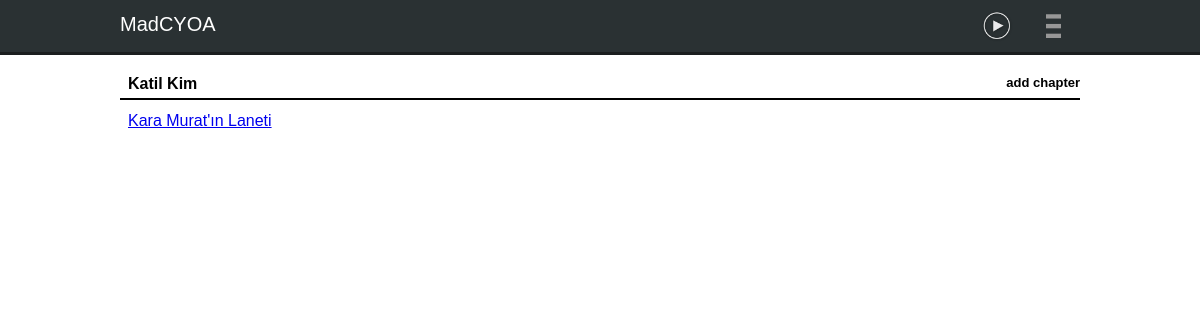
Before: /accounts/stories/ (signed in) with the older database file.
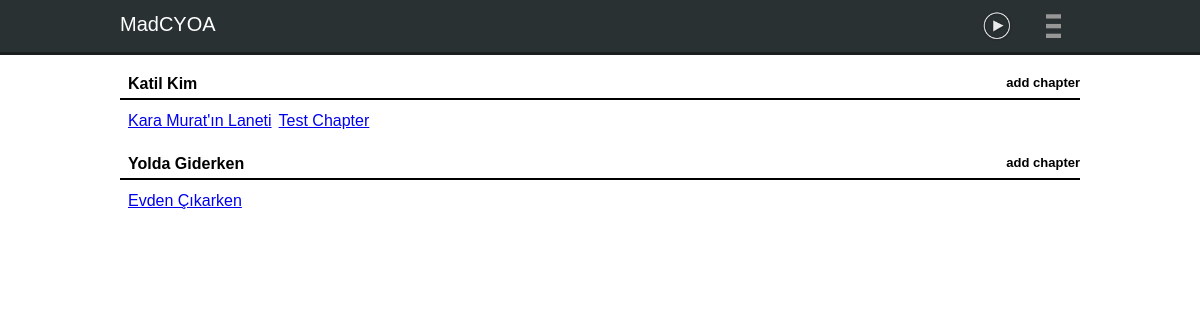
After: the same page with the newer database file.
### stories/models.py (models this page shows)
class Displayable(models.Model):
    name = models.CharField(max_length=100, null=True, blank=True)
    slug = AutoSlugField(populate_from="name", unique=True, null=True, blank=True)
    text = models.TextField(null=True, blank=True)
    sort_order = models.IntegerField(default=1)
    class Meta:
        abstract = True
        ordering = ("sort_order",)
    def __unicode__(self):
        return u"%s" % self.name

class Story(Displayable):
    owner = models.ForeignKey(settings.AUTH_USER_MODEL, null=True, blank=True)

class Chapter(Displayable):
    story = models.ForeignKey(Story, related_name="related_chapters")

### accounts/views.py (the view)
def my_stories(request):
    stories = Story.objects.filter(owner=request.user)
    return render(request, "accounts/my_stories.html", {"stories": stories})

### templates/accounts/my_stories.html
{% extends "base.html" %}
{% block pageContent %}
{% for story in stories %}
<div class="story-item">
	<div class="story-name">
		<span>{{ story}}</span> <a href="{% url 'create-chapter' story.id %}">add chapter</a>
	</div>
	<div class="story-chapters">
		{% if story.related_chapters.all %}
			{% for chapter in story.related_chapters.all %}
				<div class="chapter-detail">
					<a href="{% url 'chapter-detail' chapter.slug %}">{{ chapter.name }}</a>
				</div>
			{% endfor %}
		{% else %}
			<div>No chapters yet.</div>
		{% endif %}
	</div>
</div>
{% endfor %}
{% endblock %}

Changed rows visible on the page:
added Chapter: name "Test Chapter", shown under Story "Katil Kim"
added Story: name "Yolda Giderken"
added Chapter: name "Evden Çıkarken", shown under "Yolda Giderken"
